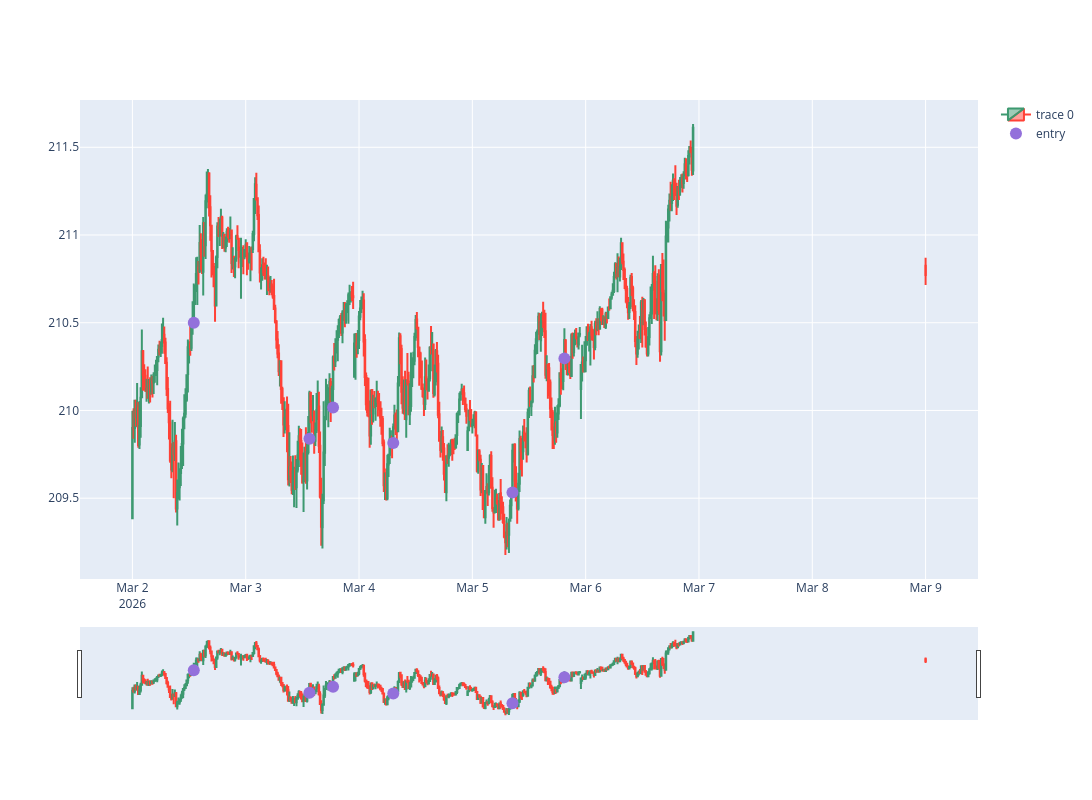

Notebook cell for this chart:
### Code cell
start_date_chart = '2026-3-1 00:00:00'
end_date_chart = '2026-3-30 00:00:00'
dfpl = df_m15.loc[start_date_chart : end_date_chart]#.set_index("Gmt time")

# Create a plot with 2 rows
fig = make_subplots(rows=1, cols=1)

# Add candlestick plot on the first row
fig.add_trace(go.Candlestick(x=dfpl.index,
                             open=dfpl['Open'],
                             high=dfpl['High'],
                             low=dfpl['Low'],
                             close=dfpl['Close']),
              row=1, col=1)

#Add markers for trade entry points on the same subplot
# fig.add_trace(go.Scatter(x=dfpl.index, y=dfpl['support_point'], mode="markers",
#                          marker=dict(size=8, color="green"),
#                          name="support point"),
#               row=1, col=1)

# Add markers for entry point m15
fig.add_trace(go.Scatter(x=dfpl.index, y=dfpl['pointpos'], mode="markers",
                         marker=dict(size=12, color="MediumPurple"),
                         name="entry"),
              row=1, col=1)

# # Add markers for market structure daily = bullish
# fig.add_trace(go.Scatter(x=dfpl.index, y=dfpl['mk_bullish_pos'], mode="markers",
#                          marker=dict(size=8, color="green"),
#                          name="bullish"),
#               row=1, col=1)

# # Add markers for market structure daily = bearish
# fig.add_trace(go.Scatter(x=dfpl.index, y=dfpl['mk_bearish_pos'], mode="markers",
#                          marker=dict(size=8, color="red"),
#                          name="bearish"),
#               row=1, col=1)

fig.update_layout(width=1500, height=800, sliders=[])
fig.show()

### Figure 1 — Plotly figure (JSON) as saved in the notebook; plotly's stock layout.template omitted (floating-point values rounded to 4 significant figures; data arrays with more than 128 entries replaced by an {"elided": "..."} marker saying what was removed)
{"data": [{"close": {"elided": "477 float values"}, "high": {"elided": "477 float values"}, "low": {"elided": "477 float values"}, "open": {"elided": "477 float values"}, "type": "candlestick", "x": {"elided": "477 str values"}, "xaxis": "x", "yaxis": "y"}, {"marker": {"color": "MediumPurple", "size": 12}, "mode": "markers", "name": "entry", "type": "scatter", "x": {"elided": "477 str values"}, "xaxis": "x", "y": {"elided": "477 float values"}, "yaxis": "y"}], "layout": {"height": 800, "width": 1500, "xaxis": {"anchor": "y", "domain": [0, 1]}, "yaxis": {"anchor": "x", "domain": [0, 1]}}}
